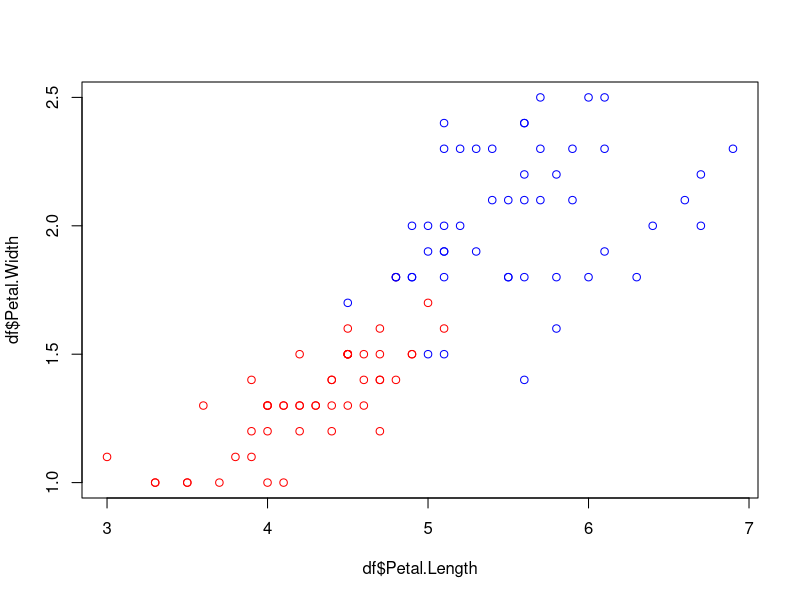
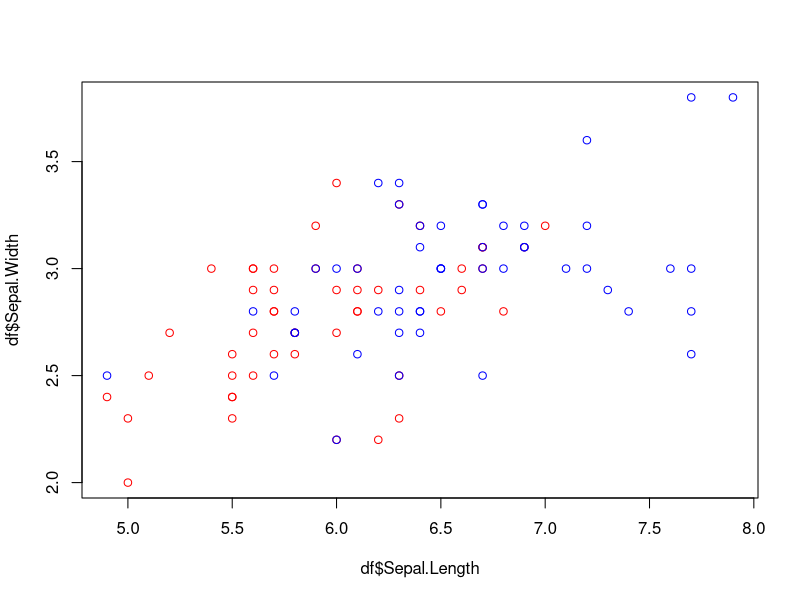

Write R code to recreate these figures, in order.
library(e1071)


# Load and prepare iris dataset -----------------------------------------------------

df <- iris
df <- df[df$Species != "setosa", ] # Remove one Species to get binary classification
df$Species <- droplevels(df$Species)

# View separation of variables
plot(df$Petal.Length, df$Petal.Width, col = c("red", "blue")[df$Species])
plot(df$Sepal.Length, df$Sepal.Width, col = c("red", "blue")[df$Species])

df$Species <- ifelse(as.numeric(df$Species) == 2, 1, -1) # Relabel outcome


# SVM -------------------------------------------------------------------------------

rand <- sample(1:100, 20) # Randomly choose 20 individuals for evaluation data

# Create test and training datasets
test <- df[rand,]
train <- df[-rand, ]

# Perform knowledge transfer regressions
res1 <- lm(Petal.Length ~ Sepal.Length + Sepal.Width, data = train)
train$Petal.Length_p <- predict(res1)
  
res2 <- lm(Petal.Width ~ Sepal.Length + Sepal.Width, data = train)
train$Petal.Width_p <- predict(res2)
  
test$Petal.Length_p <- predict(res1, newdata = test)
  
test$Petal.Width_p <- predict(res2, newdata = test)

# Create a standard dataset with only decision features and knowledge transfer set with
# transfered privileged features
standard_dat <- train[,c(1,2,5)]
knowtran_dat <- train[,c(1,2,5,6,7)]

# perform svm
svm.model1 <- svm(Species ~ ., data = standard_dat, type='C-classification', kernel='linear', 
                 scale=T)

svm.model2 <- svm(Species ~ ., data = knowtran_dat, type='C-classification', kernel='linear', 
                 scale=T)

# Predict on test data
pred1 <- predict(svm.model1, test[,-c(3,4,5,6)])
pred2 <- predict(svm.model2, test[,-c(3,4,5)])

# Evaulate result
res_standard <- table(test$Species, pred1)
res_knowtran <- table(test$Species, pred2)

(20 - sum(diag(res_standard))) / 20 # Error rate for standard method
(20 - sum(diag(res_knowtran))) / 20 # Error rate for knowledge transfer

# Add the code into a function and do a simple evaluation ---------------------------

svm_eval <- function(n){
  rand <- sample(1:100, n)
  
  test <- df[rand,]
  train <- df[-rand, ]
  
  res1 <- lm(Petal.Length ~ Sepal.Length + Sepal.Width, data = train)
  train$Petal.Length_p <- predict(res1)
  
  res2 <- lm(Petal.Width ~ Sepal.Length + Sepal.Width, data = train)
  train$Petal.Width_p <- predict(res2)
  
  test$Petal.Length_p <- predict(res1, newdata = test)
  
  test$Petal.Width_p <- predict(res2, newdata = test)
  
  
  standard_dat <- train[,c(1,2,5)]
  knowtran_dat <- train[,c(1,2,5,6,7)]
  
  svm.model1 <- svm(Species ~ ., data = standard_dat, type='C-classification', kernel='linear', 
                    scale=T)
  
  svm.model2 <- svm(Species ~ ., data = knowtran_dat, type='C-classification', kernel='linear', 
                    scale=T)
  
  pred1 <- predict(svm.model1, test[,-c(3,4,5,6)])
  pred2 <- predict(svm.model2, test[,-c(3,4,5)])
  
  res_standard <- table(test$Species, pred1)
  res_knowtran <- table(test$Species, pred2)
  
  standard <- (n - sum(diag(res_standard))) / n # Error rate for standard method
  knowtran <- (n - sum(diag(res_knowtran))) / n # Error rate for knowledge transfer
  
  return(c(standard, knowtran))
  
  
}

# Simple evaluation
res <- list()
for(i in 1:1000){
  res[[i]] <- svm_eval(20)
}
res <- Reduce('rbind', res)
res2 <- colMeans(res)
names(res2) <- c("Standard", "Knowledge transfer")
res2*100 # Average error rate

